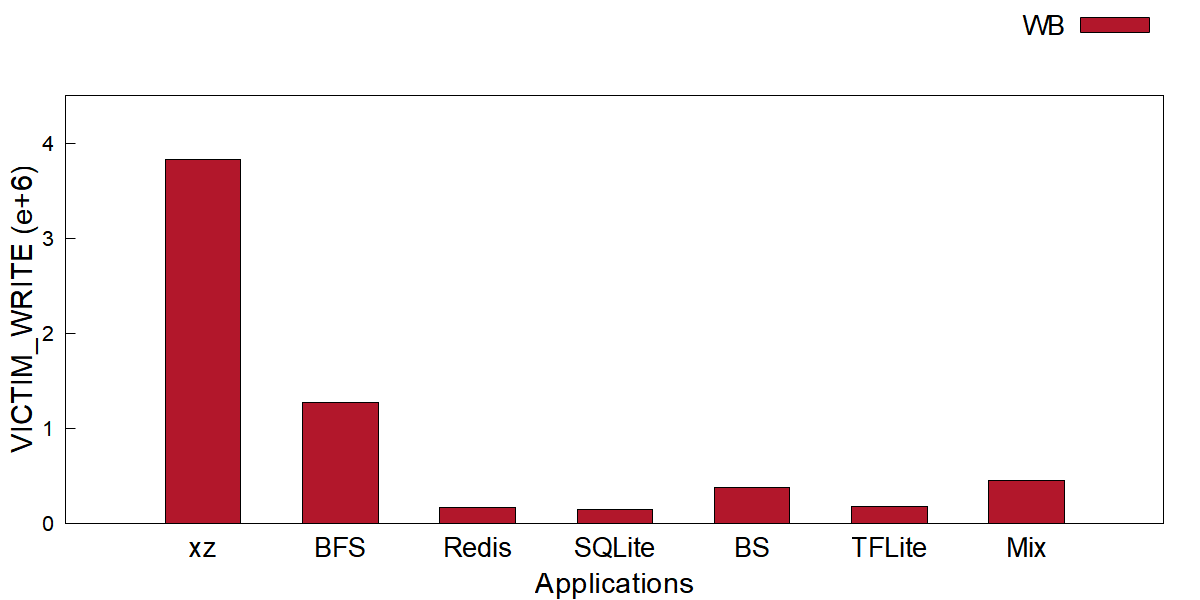

Generate this figure with gnuplot:
# tile_victim_write.plt - one counter, one bar per application per data path.
#
# Style mirrors the paper bar charts (image/*.plt): clustered
# bars, Arial 16/22/20, opaque fill with black border, key
# outside top right.  Bars use `with boxes` with explicit
# width and offsets (see tools/gen_fig_plts.py); xrange
# [0:8] centers the 7 application groups.  Full 4-side
# frame (border 15), tics only on left y / bottom x
# (nomirror).  Colors: 2-series figures use #B2172B
# (left, dark) / #F5A682 (right, light); the 3-series
# figure keeps dark gray / light gray / red.
#
# Linear y axis: values / 1e6 (see the using clause),
# ylabel unit (e+6), yrange just above the data max,
# coarse integer tics (1/2/5 x 10^k step).
#
# Data: fig/tile_victim_write.dat (raw differenced rates).
#
# Usage: gnuplot fig/tile_victim_write.plt   (from the repo root)

set terminal pngcairo size 1200,600 enhanced font 'Arial,16'
set output 'fig/tile_victim_write.png'

set ylabel 'VICTIM\_WRITE (e+6)' font 'Arial,22'
set xlabel 'Applications' font 'Arial,22'

set style fill solid border -1
set boxwidth 0.55

set yrange [0:4.5]
set format y '%.0f'
set ytics 1

set border 15
set ytics nomirror
set xtics nomirror

# xtics anchored at the cluster centers (1..7); the app
# names come from fig/tile_victim_write.dat column 1.
set xtics ('xz' 1, 'BFS' 2, 'Redis' 3, 'SQLite' 4, 'BS' 5, 'TFLite' 6, 'Mix' 7) font ',20'
set xrange [0:8]

set tmargin 4
set key outside top right horizontal font 'Arial,20'

C_WB = "#B2172B"

plot 'fig/tile_victim_write.dat' using ($0+1):($2/1e6) with boxes title 'WB' lc rgb C_WB
